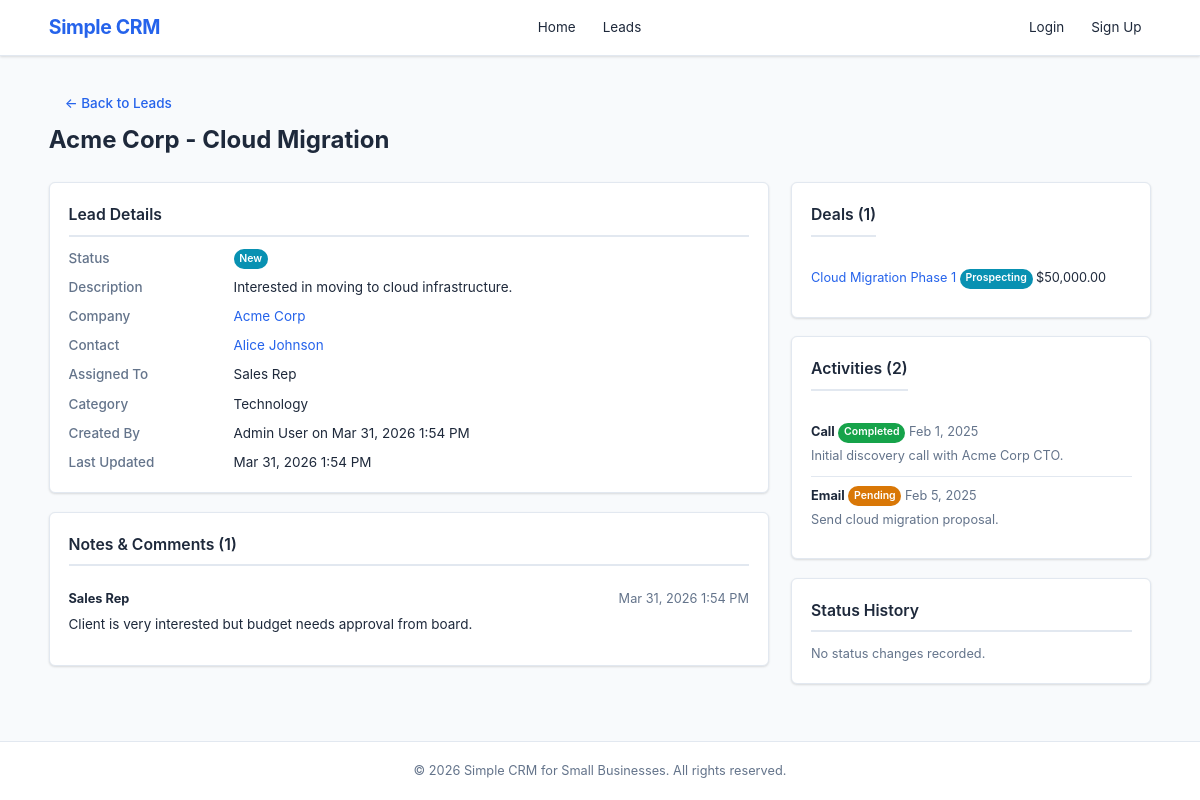
/public/lead_detail.php?id=1, run on the app's committed database.
### tables this page shows
CREATE TABLE IF NOT EXISTS `leads` (
    `id`          INT AUTO_INCREMENT PRIMARY KEY,
    `title`       VARCHAR(200) NOT NULL,
    `description` TEXT         DEFAULT NULL,
    `status`      ENUM('new','contacted','qualified','won','lost') NOT NULL DEFAULT 'new',
    `company_id`  INT          DEFAULT NULL,
    `contact_id`  INT          DEFAULT NULL,
    `assigned_to` INT          DEFAULT NULL,
    `category_id` INT          DEFAULT NULL,
    `created_by`  INT          DEFAULT NULL,
    `created_at`  DATETIME     NOT NULL DEFAULT CURRENT_TIMESTAMP,
    `updated_at`  DATETIME     NOT NULL DEFAULT CURRENT_TIMESTAMP ON UPDATE CURRENT_TIMESTAMP,
    FOREIGN KEY (`company_id`)  REFERENCES `companies`(`id`)  ON DELETE SET NULL,
    FOREIGN KEY (`contact_id`)  REFERENCES `contacts`(`id`)   ON DELETE SET NULL,
    FOREIGN KEY (`assigned_to`) REFERENCES `users`(`id`)      ON DELETE SET NULL,
    FOREIGN KEY (`category_id`) REFERENCES `categories`(`id`) ON DELETE SET NULL,
    FOREIGN KEY (`created_by`)  REFERENCES `users`(`id`)      ON DELETE SET NULL
);

CREATE TABLE IF NOT EXISTS `companies` (
    `id`         INT AUTO_INCREMENT PRIMARY KEY,
    `name`       VARCHAR(150) NOT NULL,
    `industry`   VARCHAR(100) DEFAULT NULL,
    `website`    VARCHAR(255) DEFAULT NULL,
    `address`    TEXT         DEFAULT NULL,
    `created_by` INT          DEFAULT NULL,
    `created_at` DATETIME     NOT NULL DEFAULT CURRENT_TIMESTAMP,
    FOREIGN KEY (`created_by`) REFERENCES `users`(`id`) ON DELETE SET NULL
);

CREATE TABLE IF NOT EXISTS `categories` (
    `id`         INT AUTO_INCREMENT PRIMARY KEY,
    `name`       VARCHAR(100) NOT NULL,
    `type`       VARCHAR(50)  NOT NULL DEFAULT 'industry',
    `created_at` DATETIME     NOT NULL DEFAULT CURRENT_TIMESTAMP
);

CREATE TABLE IF NOT EXISTS `notes` (
    `id`          INT AUTO_INCREMENT PRIMARY KEY,
    `object_type` VARCHAR(50) NOT NULL,
    `object_id`   INT         NOT NULL,
    `content`     TEXT        NOT NULL,
    `created_by`  INT         DEFAULT NULL,
    `created_at`  DATETIME    NOT NULL DEFAULT CURRENT_TIMESTAMP,
    FOREIGN KEY (`created_by`) REFERENCES `users`(`id`) ON DELETE SET NULL,
    INDEX `idx_notes_object` (`object_type`, `object_id`)
);

CREATE TABLE IF NOT EXISTS `deals` (
    `id`         INT AUTO_INCREMENT PRIMARY KEY,
    `lead_id`    INT            DEFAULT NULL,
    `title`      VARCHAR(200)   NOT NULL DEFAULT '',
    `amount`     DECIMAL(12,2)  NOT NULL DEFAULT 0.00,
    `stage`      ENUM('prospecting','proposal','negotiation','won','lost') NOT NULL DEFAULT 'prospecting',
    `created_by` INT            DEFAULT NULL,
    `created_at` DATETIME       NOT NULL DEFAULT CURRENT_TIMESTAMP,
    `updated_at` DATETIME       NOT NULL DEFAULT CURRENT_TIMESTAMP ON UPDATE CURRENT_TIMESTAMP,
    FOREIGN KEY (`lead_id`)    REFERENCES `leads`(`id`) ON DELETE CASCADE,
    FOREIGN KEY (`created_by`) REFERENCES `users`(`id`) ON DELETE SET NULL
);

CREATE TABLE IF NOT EXISTS `activities` (
    `id`          INT AUTO_INCREMENT PRIMARY KEY,
    `lead_id`     INT          DEFAULT NULL,
    `type`        ENUM('call','email','meeting','task','other') NOT NULL DEFAULT 'task',
    `description` TEXT         DEFAULT NULL,
    `due_date`    DATE         DEFAULT NULL,
    `status`      ENUM('pending','completed','cancelled') NOT NULL DEFAULT 'pending',
    `created_by`  INT          DEFAULT NULL,
    `created_at`  DATETIME     NOT NULL DEFAULT CURRENT_TIMESTAMP,
    FOREIGN KEY (`lead_id`)    REFERENCES `leads`(`id`) ON DELETE CASCADE,
    FOREIGN KEY (`created_by`) REFERENCES `users`(`id`) ON DELETE SET NULL
);

### models/Lead.php (called while the page is built, shortened)
<?php
function getLeadById(int $id): ?array
{
    $db = getDB();
    $stmt = $db->prepare(
        'SELECT l.*,
                CONCAT(u1.first_name, " ", u1.last_name) AS creator_name,
                CONCAT(u2.first_name, " ", u2.last_name) AS assignee_name,
                c.name AS company_name,
                CONCAT(ct.first_name, " ", ct.last_name) AS contact_name,
                cat.name AS category_name
         FROM leads l
         LEFT JOIN users u1      ON l.created_by  = u1.id
         LEFT JOIN users u2      ON l.assigned_to = u2.id
         LEFT JOIN companies c   ON l.company_id  = c.id
         LEFT JOIN contacts ct   ON l.contact_id  = ct.id
         LEFT JOIN categories cat ON l.category_id = cat.id
         WHERE l.id = :id'
    );
    $stmt->execute([':id' => $id]);
    return $stmt->fetch() ?: null;
}

### includes/helpers.php (called while the page is built, shortened)
<?php
function e(mixed $value): string
{
    return htmlspecialchars((string) $value, ENT_QUOTES, 'UTF-8');
}
function formatDate(?string $date, string $format = 'M j, Y'): string
{
    return date($format, strtotime($date));
}
function formatDateTime(?string $dt): string
{
    return date('M j, Y g:i A', strtotime($dt));
}
function statusLabel(string $status): string
{
    return ucfirst(str_replace('_', ' ', $status));
}
function statusClass(string $status): string
{
    $map = [
        'new'          => 'badge-info',
        'contacted'    => 'badge-primary',
        'qualified'    => 'badge-warning',
        'won'          => 'badge-success',
        'lost'         => 'badge-danger',
        'prospecting'  => 'badge-info',
        'proposal'     => 'badge-primary',
        'negotiation'  => 'badge-warning',
        'pending'      => 'badge-warning',
        'completed'    => 'badge-success',
        'cancelled'    => 'badge-danger',
    ];
    return $map[$status] ?? 'badge-secondary';
}

### models/Note.php (called while the page is built, shortened)
<?php
function getNotesByObject(string $objectType, int $objectId): array
{
    $db = getDB();
    $stmt = $db->prepare(
        'SELECT n.*,
                CONCAT(u.first_name, " ", u.last_name) AS author_name
         FROM notes n
         LEFT JOIN users u ON n.created_by = u.id
         WHERE n.object_type = :ot AND n.object_id = :oid
         ORDER BY n.created_at DESC'
    );
    $stmt->execute([':ot' => $objectType, ':oid' => $objectId]);
    return $stmt->fetchAll();
}

### models/Deal.php (called while the page is built, shortened)
<?php
function getDealsByLead(int $leadId): array
{
    $db = getDB();
    $stmt = $db->prepare('SELECT * FROM deals WHERE lead_id = :lid ORDER BY updated_at DESC');
    $stmt->execute([':lid' => $leadId]);
    return $stmt->fetchAll();
}

### models/Activity.php (called while the page is built, shortened)
<?php
function getActivitiesByLead(int $leadId): array
{
    $db = getDB();
    $stmt = $db->prepare(
        'SELECT a.*, CONCAT(u.first_name, " ", u.last_name) AS creator_name
         FROM activities a
         LEFT JOIN users u ON a.created_by = u.id
         WHERE a.lead_id = :lid
         ORDER BY a.due_date ASC'
    );
    $stmt->execute([':lid' => $leadId]);
    return $stmt->fetchAll();
}

### public/lead_detail.php (the view, shortened to what this page needs)
<?php
require_once __DIR__ . '/../includes/helpers.php';
require_once __DIR__ . '/../models/Lead.php';
require_once __DIR__ . '/../models/Note.php';
require_once __DIR__ . '/../models/Deal.php';
require_once __DIR__ . '/../models/Activity.php';
$id = (int) ($_GET['id'] ?? 0);
$lead = getLeadById($id);
$notes         = getNotesByObject('lead', $id);
$deals         = getDealsByLead($id);
$activities    = getActivitiesByLead($id);
$statusHistory = getStatusHistory('lead', $id);
require_once __DIR__ . '/../includes/header.php';
?>
<div class="container">
    <div class="page-header">
        <div>
            <a href="leads.php" class="btn btn-ghost">&larr; Back to Leads</a>
            <h1><?= e($lead['title']) ?></h1>
        </div>
    </div>
    <div class="detail-grid">
        <div class="detail-main">
            <div class="card">
                <h2>Lead Details</h2>
                <dl class="detail-list">
                    <dt>Status</dt>
                    <dd><span class="badge <?= statusClass($lead['status']) ?>"><?= statusLabel($lead['status']) ?></span></dd>
                    <dt>Description</dt>
                    <dd><?= $lead['description'] ? nl2br(e($lead['description'])) : '<em>No description</em>' ?></dd>
                    <dt>Company</dt>
                    <dd><?= $lead['company_name'] ? '<a href="company_detail.php?id=' . $lead['company_id'] . '">' . e($lead['company_name']) . '</a>' : '—' ?></dd>
                    <dt>Contact</dt>
                    <dd><?= $lead['contact_name'] ? '<a href="contact_detail.php?id=' . $lead['contact_id'] . '">' . e($lead['contact_name']) . '</a>' : '—' ?></dd>
                    <dt>Assigned To</dt>
                    <dd><?= e($lead['assignee_name'] ?? 'Unassigned') ?></dd>
                    <dt>Category</dt>
                    <dd><?= e($lead['category_name'] ?? '—') ?></dd>
                    <dt>Created By</dt>
                    <dd><?= e($lead['creator_name'] ?? '—') ?> on <?= formatDateTime($lead['created_at']) ?></dd>
                    <dt>Last Updated</dt>
                    <dd><?= formatDateTime($lead['updated_at']) ?></dd>
                </dl>
            </div>
            <div class="card">
                <h2>Notes &amp; Comments (<?= count($notes) ?>)</h2>
                <?php if (empty($notes)): ?>
                    <p class="text-muted">No notes yet.</p>
                <?php else: ?>
                    <div class="notes-list">
                        <?php foreach ($notes as $note): ?>
                            <div class="note-item">
                                <div class="note-header">
                                    <strong><?= e($note['author_name']) ?></strong>
                                    <span class="text-muted"><?= formatDateTime($note['created_at']) ?></span>
                                </div>
                                <div class="note-body"><?= nl2br(e($note['content'])) ?></div>
                            </div>
                        <?php endforeach; ?>
                    </div>
                <?php endif; ?>
            </div>
        </div>
        <div class="detail-sidebar">
            <div class="card">
                <div class="section-header">
                    <h3>Deals (<?= count($deals) ?>)</h3>
                </div>
                <?php if (empty($deals)): ?>
                    <p class="text-muted">No deals yet.</p>
                <?php else: ?>
                    <?php foreach ($deals as $deal): ?>
                        <div class="mini-card">
                            <a href="deal_detail.php?id=<?= $deal['id'] ?>"><?= e($deal['title'] ?: 'Deal #' . $deal['id']) ?></a>
                            <span class="badge <?= statusClass($deal['stage']) ?>"><?= statusLabel($deal['stage']) ?></span>
                            <span>$<?= number_format($deal['amount'], 2) ?></span>
                        </div>
                    <?php endforeach; ?>
                <?php endif; ?>
            </div>
            <div class="card">
                <div class="section-header">
                    <h3>Activities (<?= count($activities) ?>)</h3>
                </div>
                <?php if (empty($activities)): ?>
                    <p class="text-muted">No activities yet.</p>
                <?php else: ?>
                    <?php foreach ($activities as $act): ?>
                        <div class="mini-card">
                            <strong><?= statusLabel($act['type']) ?></strong>
                            <span class="badge <?= statusClass($act['status']) ?>"><?= statusLabel($act['status']) ?></span>
                            <span class="text-muted"><?= formatDate($act['due_date']) ?></span>
                            <p><?= e(strlen($act['description'] ?? '') > 80 ? substr($act['description'], 0, 80) . '...' : ($act['description'] ?? '')) ?></p>
                        </div>
                    <?php endforeach; ?>
                <?php endif; ?>
            </div>
            <div class="card">
                <h3>Status History</h3>
                <?php if (empty($statusHistory)): ?>
                    <p class="text-muted">No status changes recorded.</p>
                <?php endif; ?>
            </div>
        </div>
    </div>
</div>
<?php require_once __DIR__ . '/../includes/footer.php'; ?>

### public/css/style.css (style rules this page uses)
*, *::before, *::after { box-sizing: border-box; margin: 0; padding: 0; }
:root { --color-primary: #2563eb; --color-primary-dark: #1d4ed8; --color-success: #16a34a; --color-warning: #d97706; --color-danger: #dc2626; --color-info: #0891b2; --color-bg: #f8fafc; --color-white: #ffffff; --color-text: #1e293b; --color-text-light: #64748b; --color-border: #e2e8f0; --color-border-dark: #cbd5e1; --radius: 6px; --shadow: 0 1px 3px rgba(0,0,0,0.08), 0 1px 2px rgba(0,0,0,0.06); --shadow-md: 0 4px 6px rgba(0,0,0,0.07), 0 2px 4px rgba(0,0,0,0.06); --font-sans: -apple-system, BlinkMacSystemFont, 'Segoe UI', Roboto, Oxygen, Ubuntu, sans-serif; --font-mono: 'SF Mono', SFMono-Regular, Consolas, 'Liberation Mono', Menlo, monospace; }
html { font-size: 15px; line-height: 1.6; }
body { font-family: var(--font-sans); color: var(--color-text); background: var(--color-bg); min-height: 100vh; display: flex; flex-direction: column; }
a { color: var(--color-primary); text-decoration: none; }
.container { max-width: 1140px; margin: 0 auto; padding: 0 1.25rem; }
.badge { display: inline-block; font-size: 0.7rem; font-weight: 600; padding: 0.15em 0.55em; border-radius: 999px; vertical-align: middle; color: var(--color-white); }
.badge-success { background: var(--color-success); }
.badge-warning { background: var(--color-warning); }
.badge-info { background: var(--color-info); }
.page-header { display: flex; align-items: center; justify-content: space-between; margin-bottom: 1.5rem; gap: 1rem; flex-wrap: wrap; }
.page-header h1 { font-size: 1.6rem; font-weight: 700; color: var(--color-text); }
.btn { display: inline-block; padding: 0.5rem 1rem; font-size: 0.9rem; font-weight: 500; border-radius: var(--radius); border: 1px solid var(--color-border-dark); background: var(--color-white); color: var(--color-text); cursor: pointer; transition: all 0.15s; text-align: center; line-height: 1.4; }
.card { background: var(--color-white); border: 1px solid var(--color-border); border-radius: var(--radius); padding: 1.25rem; box-shadow: var(--shadow); }
.card h3 { font-size: 1rem; margin-bottom: 0.75rem; font-weight: 600; }
.note-item { padding: 0.85rem 0; border-bottom: 1px solid var(--color-border); }
.note-item:last-child { border-bottom: none; }
.btn-ghost { background: transparent; border-color: transparent; color: var(--color-primary); }
.detail-grid { display: grid; grid-template-columns: 2fr 1fr; gap: 1.5rem; align-items: start; }
.detail-main .card, .detail-sidebar .card { margin-bottom: 1.25rem; }
.detail-main .card h2, .detail-sidebar .card h3 { margin-bottom: 0.75rem; font-size: 1.05rem; font-weight: 600; padding-bottom: 0.5rem; border-bottom: 2px solid var(--color-border); }
.detail-list { display: grid; grid-template-columns: 150px 1fr; gap: 0.5rem 1rem; font-size: 0.9rem; }
.detail-list dt { color: var(--color-text-light); font-weight: 500; }
.detail-list dd { margin: 0; }
.section-header { display: flex; align-items: center; justify-content: space-between; margin-bottom: 0.75rem; gap: 0.5rem; }
.section-header h2, .section-header h3 { margin-bottom: 0; border-bottom: none; padding-bottom: 0; }
.mini-card { padding: 0.6rem 0; border-bottom: 1px solid var(--color-border); font-size: 0.85rem; }
.mini-card:last-child { border-bottom: none; }
.mini-card p { margin-top: 0.25rem; color: var(--color-text-light); }
.notes-list .note-item { padding: 0.75rem 0; border-bottom: 1px solid var(--color-border); }
.notes-list .note-item:last-child { border-bottom: none; }
.note-header { display: flex; justify-content: space-between; margin-bottom: 0.3rem; font-size: 0.85rem; }
.note-body { font-size: 0.9rem; line-height: 1.55; }
.text-muted { color: var(--color-text-light); font-size: 0.85rem; }

### data on the page
leads: title "Acme Corp - Cloud Migration", status "New", description "Interested in moving to cloud infrastructure.", company.name "Acme Corp", category.name "Technology", created_at "Mar 31, 2026 1:54 PM", updated_at "Mar 31, 2026 1:54 PM"
notes: author_name "Sales Rep", created_at "Mar 31, 2026 1:54 PM", content "Client is very interested but budget needs approval from board."
deals: title "Cloud Migration Phase 1", stage "Prospecting", amount "50,000.00"
activities: type "Call", status "Completed", due_date "Feb 1, 2025", description "Initial discovery call with Acme Corp CTO."
activities: type "Email", status "Pending", due_date "Feb 5, 2025", description "Send cloud migration proposal."

### other printed values
$lead['contact_name'] "Alice Johnson"
$lead['assignee_name'] "Sales Rep"
$lead['creator_name'] "Admin User"
count($notes) "1"
count($deals) "1"
count($activities) "2"
